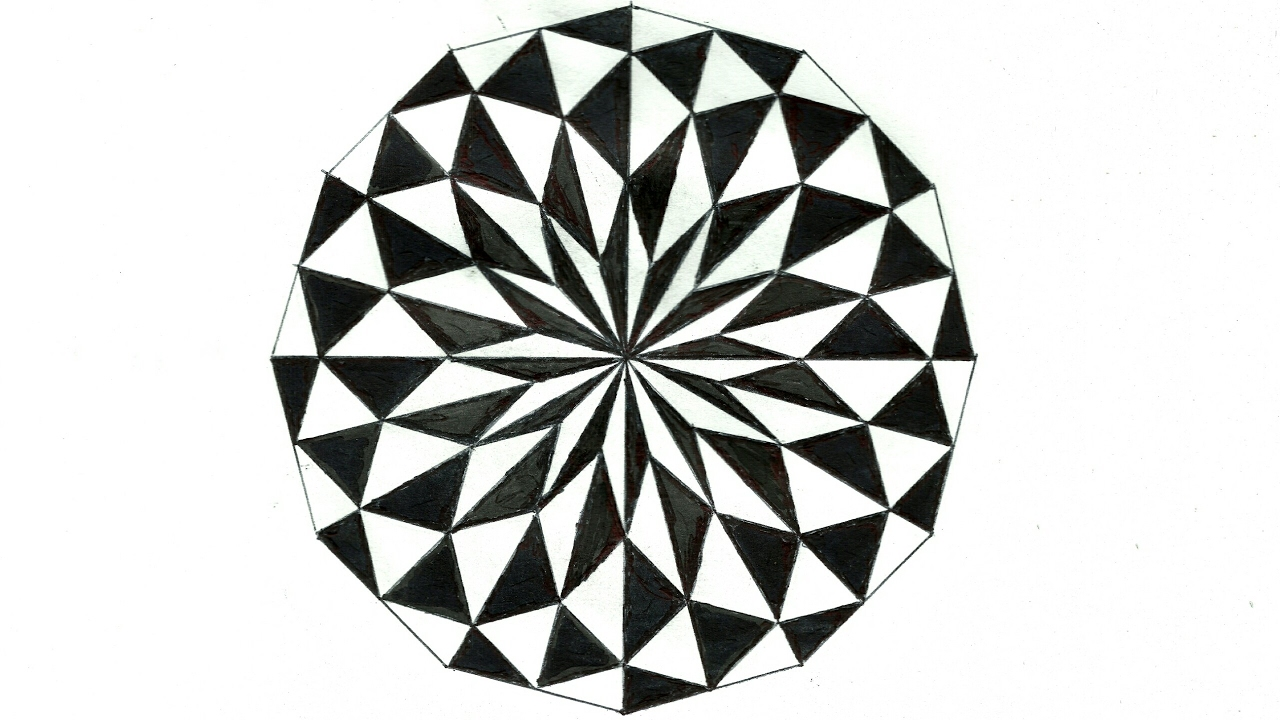
#> input picture images/circle.jpg, 1280 x 720 px, found by its file name
$ python main.py
#> lines starting #> are read from the running program, lines starting #| are printed output that depends on the picture
#> in main, image is the input picture: shape (720, 1280, 3); mean B, G, R 203.3, 205, 203.9
### webapp/src/transformations.py
# src/transformations.py

import cv2
import numpy as np

def affine_translation(image, tx, ty):
    """
    Apply affine translation to an image.

    Parameters:
    - image: Input image (numpy array).
    - tx: Translation in the x direction.
    - ty: Translation in the y direction.

    Returns:
    - Translated image (numpy array).
    """
#> called with tx = 50, ty = 30
    if image is None:
        raise ValueError("Input image is None.")

    rows, cols = image.shape[:2]
#> rows = 720; cols = 1280
    M = np.float32([[1, 0, tx], [0, 1, ty]])
    return cv2.warpAffine(image, M, (cols, rows))
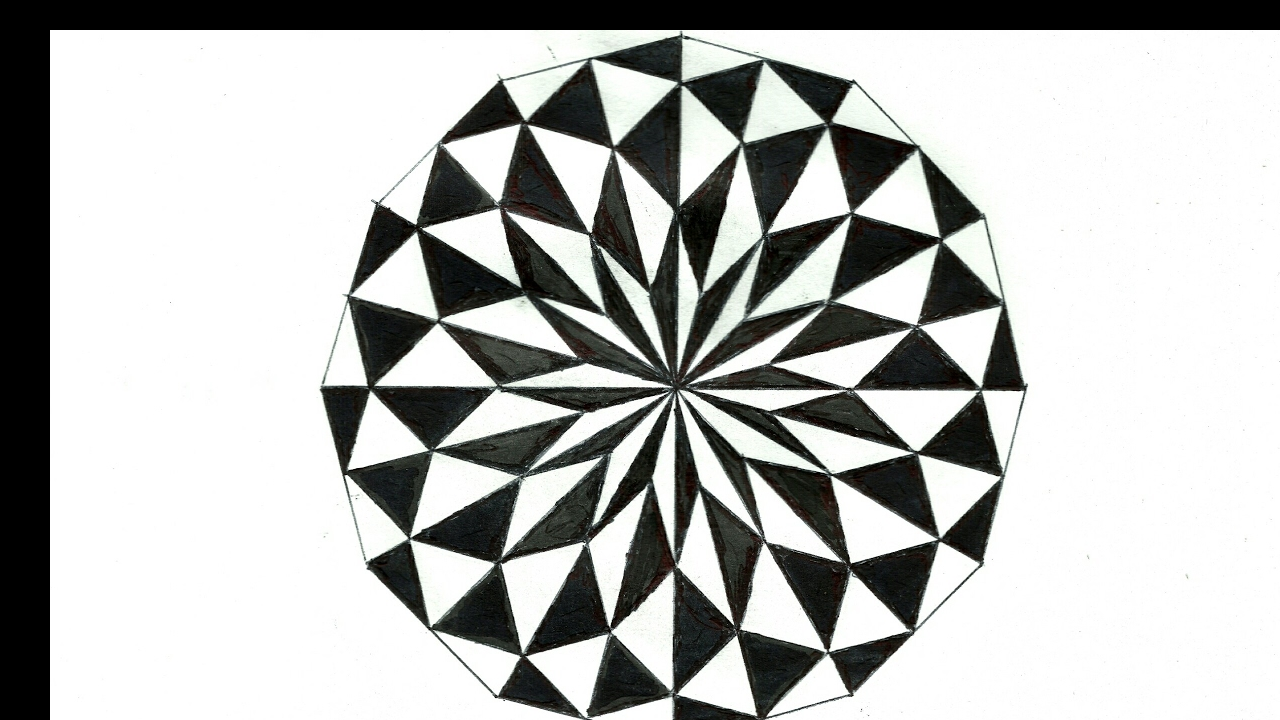
#> returned value: shape (720, 1280, 3); mean of channels 0, 1, 2 183.5, 185.2, 184.1; drawn as B, G, R

def affine_rotation(image, angle):
    """
    Apply affine rotation to an image.

    Parameters:
    - image: Input image (numpy array).
    - angle: Angle of rotation in degrees.

    Returns:
    - Rotated image (numpy array).
    """
#> called with angle = 45
    if image is None:
        raise ValueError("Input image is None.")

    rows, cols = image.shape[:2]
#> rows = 720; cols = 1280
    M = cv2.getRotationMatrix2D((cols / 2, rows / 2), angle, 1)
    return cv2.warpAffine(image, M, (cols, rows))
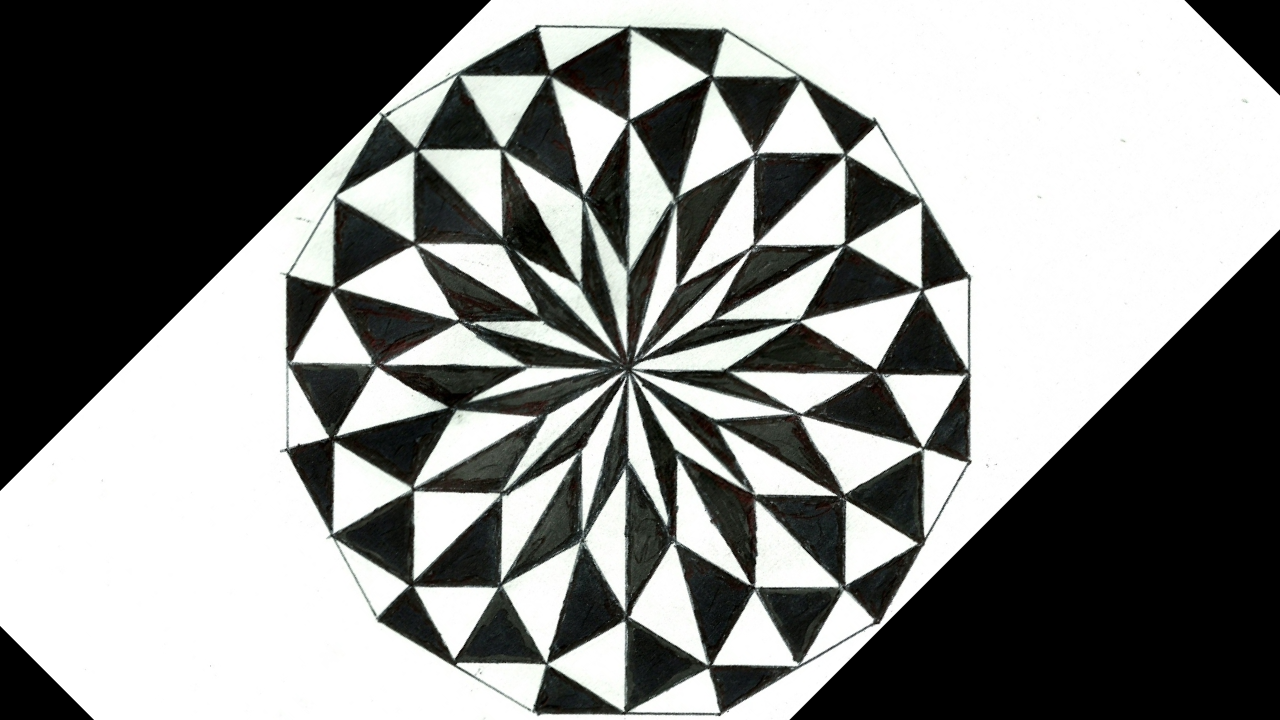
#> returned value: shape (720, 1280, 3); mean of channels 0, 1, 2 134.3, 136, 134.9; drawn as B, G, R

def affine_scaling(image, sx, sy):
    """
    Apply affine scaling to an image.

    Parameters:
    - image: Input image (numpy array).
    - sx: Scaling factor in the x direction.
    - sy: Scaling factor in the y direction.

    Returns:
    - Scaled image (numpy array).
    """
#> called with sx = 1.5, sy = 1.5
    if image is None:
        raise ValueError("Input image is None.")

    return cv2.resize(image, None, fx=sx, fy=sy)
#> returned value: shape (1080, 1920, 3)

def affine_shearing(image, shear_factor):
    """
    Apply affine shearing to an image.

    Parameters:
    - image: Input image (numpy array).
    - shear_factor: Shearing factor.

    Returns:
    - Sheared image (numpy array).
    """
#> called with shear_factor = 0.5
    if image is None:
        raise ValueError("Input image is None.")

    rows, cols = image.shape[:2]
#> rows = 720; cols = 1280
    M = np.float32([[1, shear_factor, 0], [0, 1, 0]])
    return cv2.warpAffine(image, M, (cols, rows))
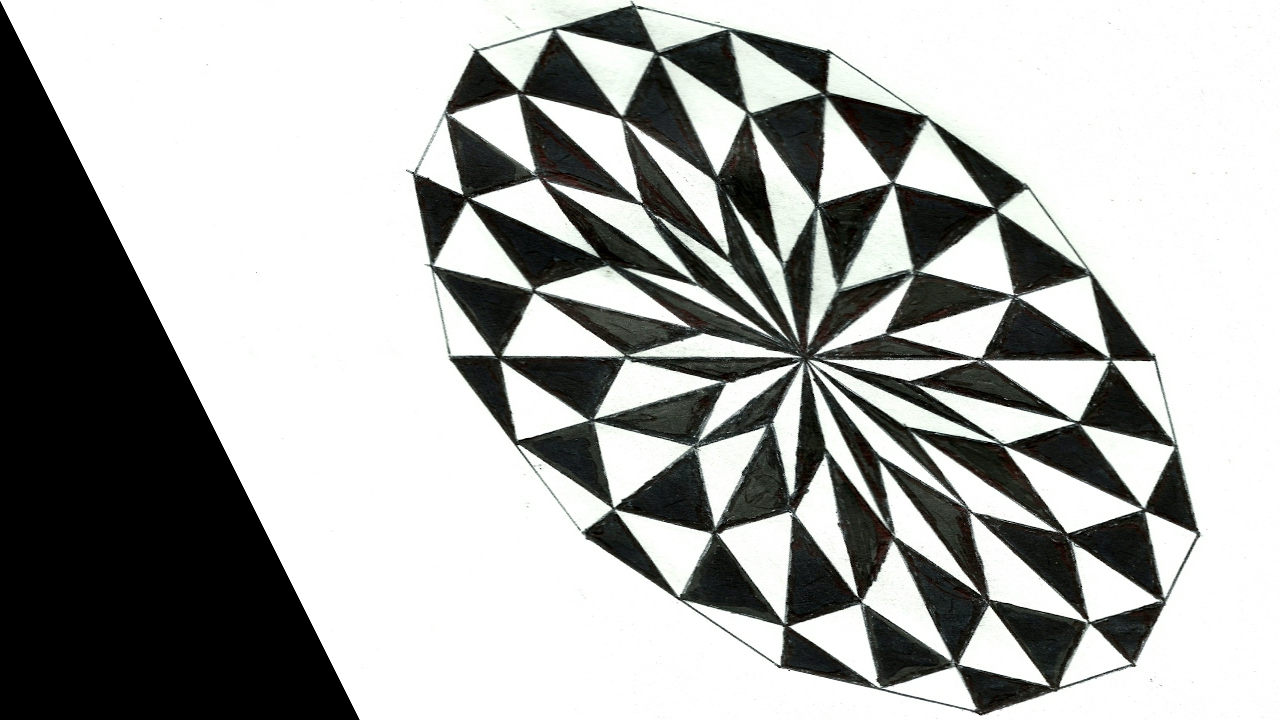
#> returned value: shape (720, 1280, 3); mean of channels 0, 1, 2 167.6, 169.4, 168.3; drawn as B, G, R

### webapp/src/main.py
# src/main.py

import cv2
import os
from transformations import affine_translation, affine_rotation, affine_scaling, affine_shearing

def main():
    # List of images to process
    image_filenames = ['circle.jpg', 'maze.jpg', 'star.jpg', 'portrait.jpg', 'landscape.jpg']

    for filename in image_filenames:
        image_path = os.path.join('images', filename)
        image = cv2.imread(image_path)

        if image is None:
            print(f"Error: Unable to load image {filename}")
            continue

        # Apply transformations
        translated_image = affine_translation(image, 50, 30)
        rotated_image = affine_rotation(image, 45)
        scaled_image = affine_scaling(image, 1.5, 1.5)
        sheared_image = affine_shearing(image, 0.5)

        # Save transformed images with original filename
        base_name = os.path.splitext(filename)[0]  # Get the filename without extension
        cv2.imwrite(os.path.join('images', f'translated_{base_name}.jpg'), translated_image)
        cv2.imwrite(os.path.join('images', f'rotated_{base_name}.jpg'), rotated_image)
        cv2.imwrite(os.path.join('images', f'scaled_{base_name}.jpg'), scaled_image)
        cv2.imwrite(os.path.join('images', f'sheared_{base_name}.jpg'), sheared_image)

        print(f"Processed and saved images for: {filename}")
#> pass 2 of the loop in main, `for filename in image_filenames:`:
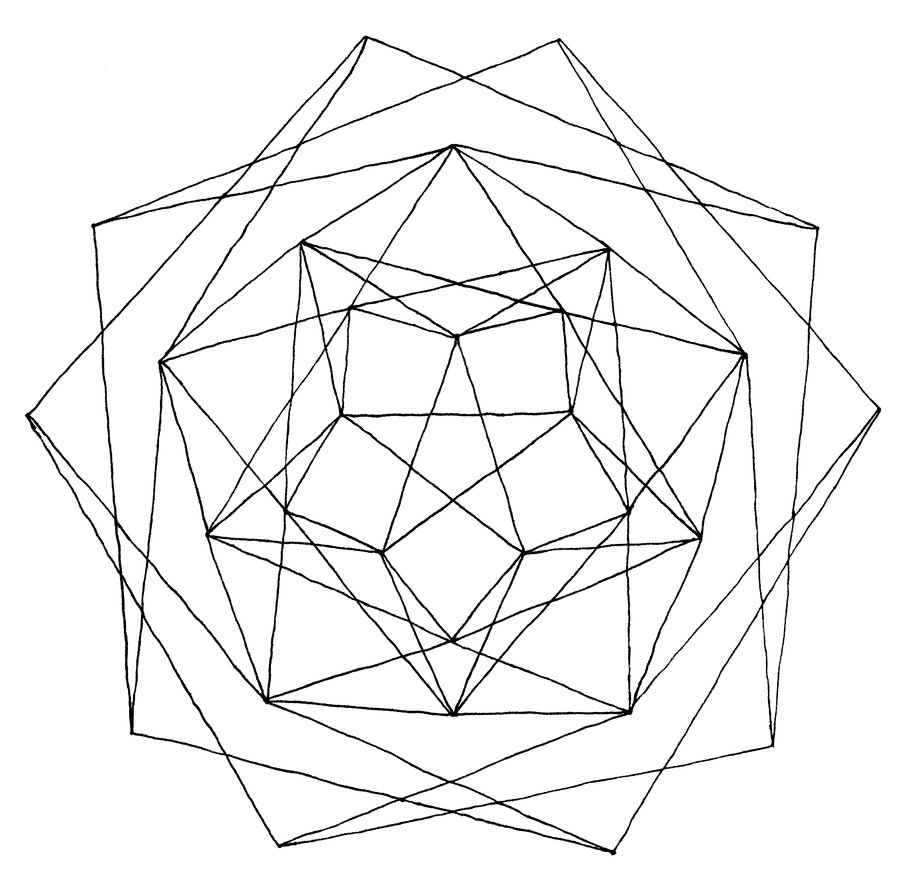
#> input picture images/maze.jpg, 900 x 884 px, found by its file name
#> in main, image is the input picture: shape (884, 900, 3); min 0, max 255, mean 242.5
#> in affine_rotation (call 2), `return cv2.warpAffine(image, M, (cols, rows))`:
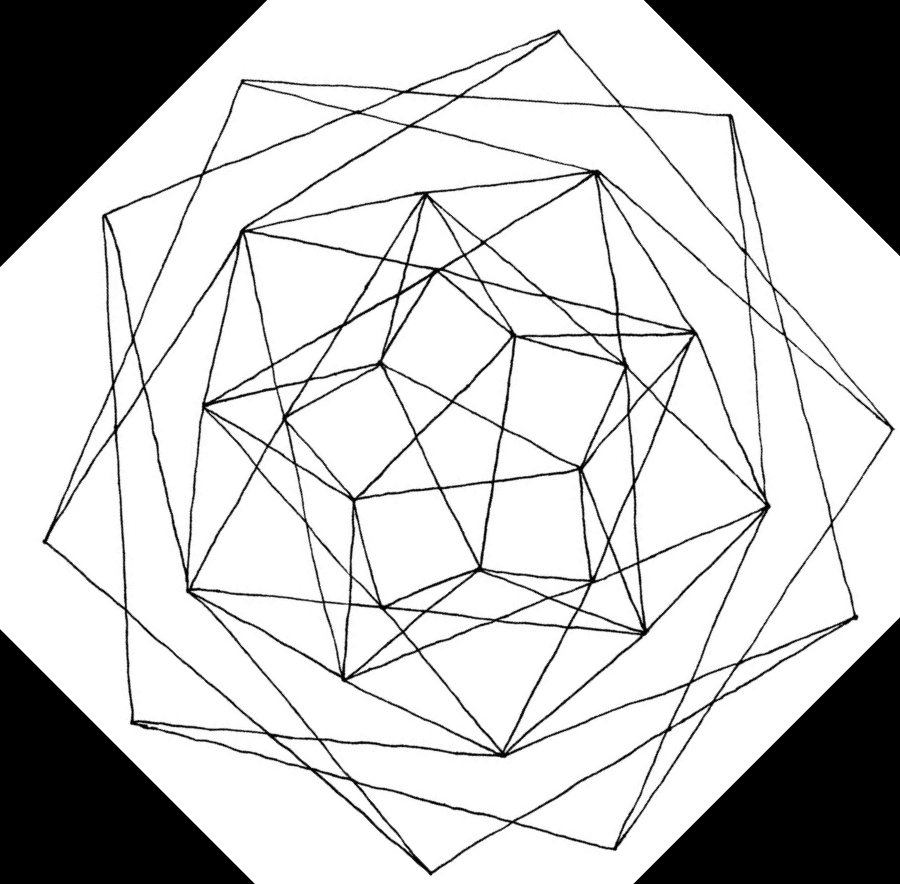
#> returned value: shape (884, 900, 3); min 0, max 255, mean 198.7
#> in affine_shearing (call 2), `return cv2.warpAffine(image, M, (cols, rows))`:
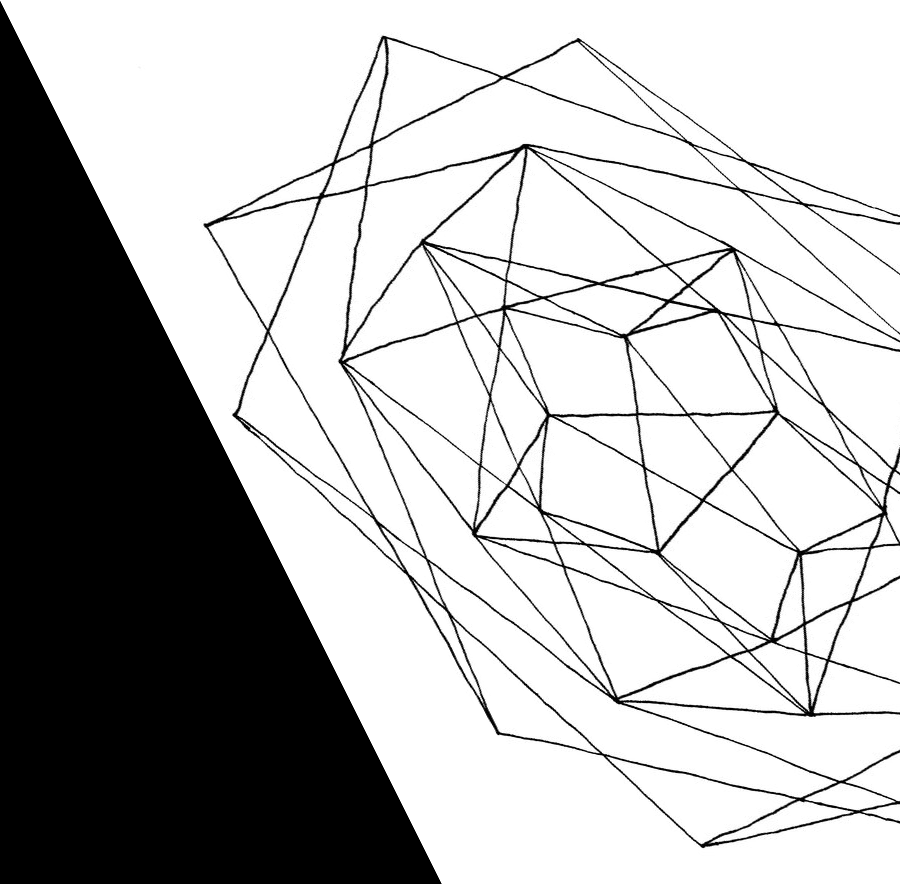
#> returned value: shape (884, 900, 3); min 0, max 255, mean 182.3
#> pass 3 of the loop in main, `for filename in image_filenames:`:
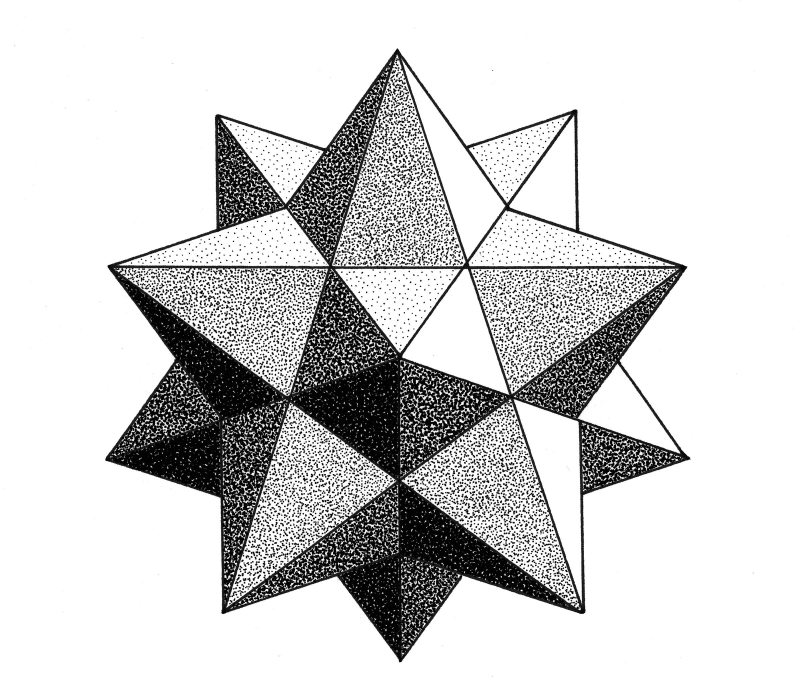
#> input picture images/star.jpg, 2420 x 2043 px, found by its file name (shown at 1/3 size)
#> in main, image is the input picture: shape (2043, 2420, 3); min 0, max 255, mean 210.6
#> in affine_rotation (call 3), `return cv2.warpAffine(image, M, (cols, rows))`:
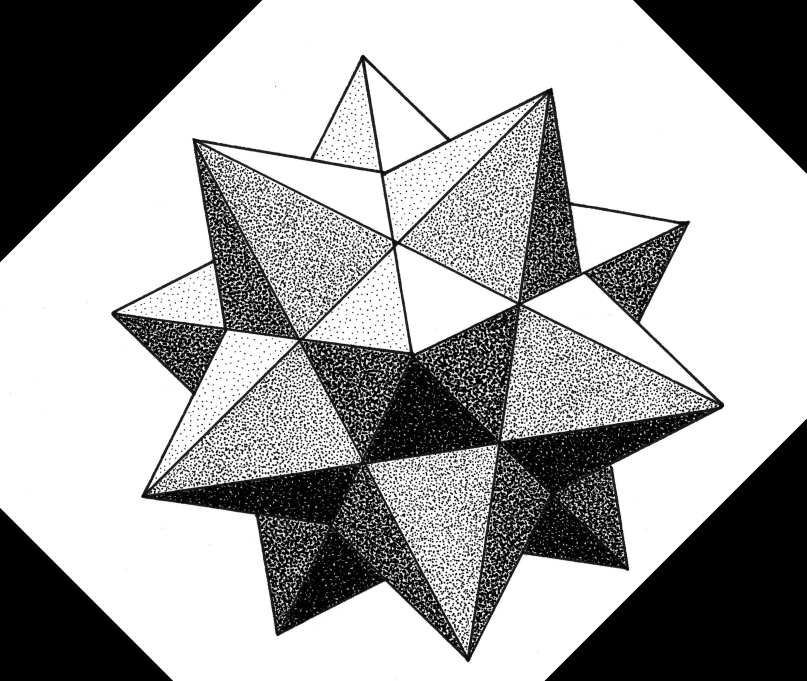
#> returned value: shape (2043, 2420, 3) (shown at 1/3 size); min 0, max 255, mean 164.7
#> in affine_shearing (call 3), `return cv2.warpAffine(image, M, (cols, rows))`:
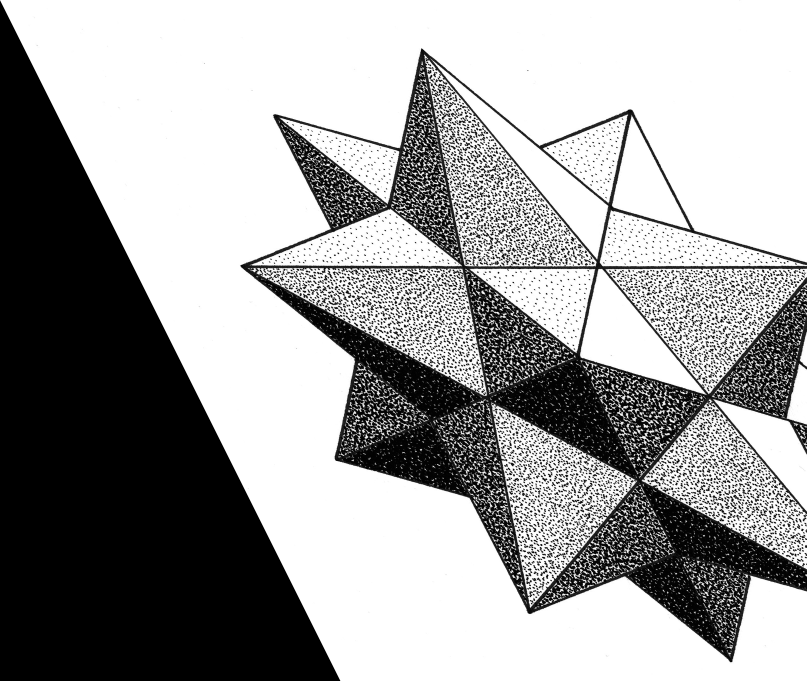
#> returned value: shape (2043, 2420, 3) (shown at 1/3 size); min 0, max 255, mean 159.5
#> the loop made 5 passes; the first 3 are shown

if __name__ == "__main__":
    main()
